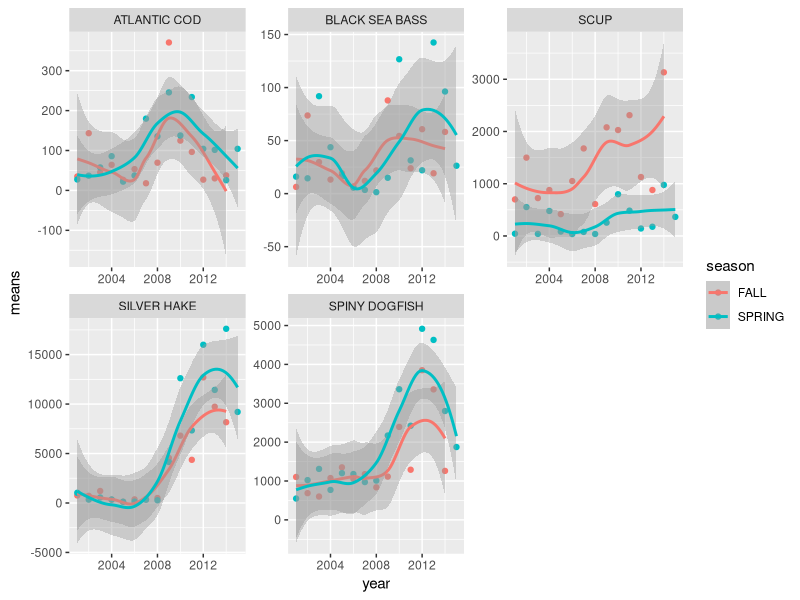

This chart was generated by the following R code:
# Introduction to R workshop  Nov 13 2018

2 + 2

# read data into R
install.packages('readxl')
library(readxl)

mydata <- read_xlsx("neus_bts.xlsx","bts", na = "NA")
mydata

summary(mydata)

library(tidyverse)

grouped_data <- group_by(mydata, year, season, comname)
mean_abundance <- summarise(grouped_data, means=mean(abundance))

ggplot(mean_abundance, aes(x=year, y=means, color=season)) +
  geom_point() +
  facet_wrap(~comname, scales = "free") +
  geom_smooth(method="loess")


